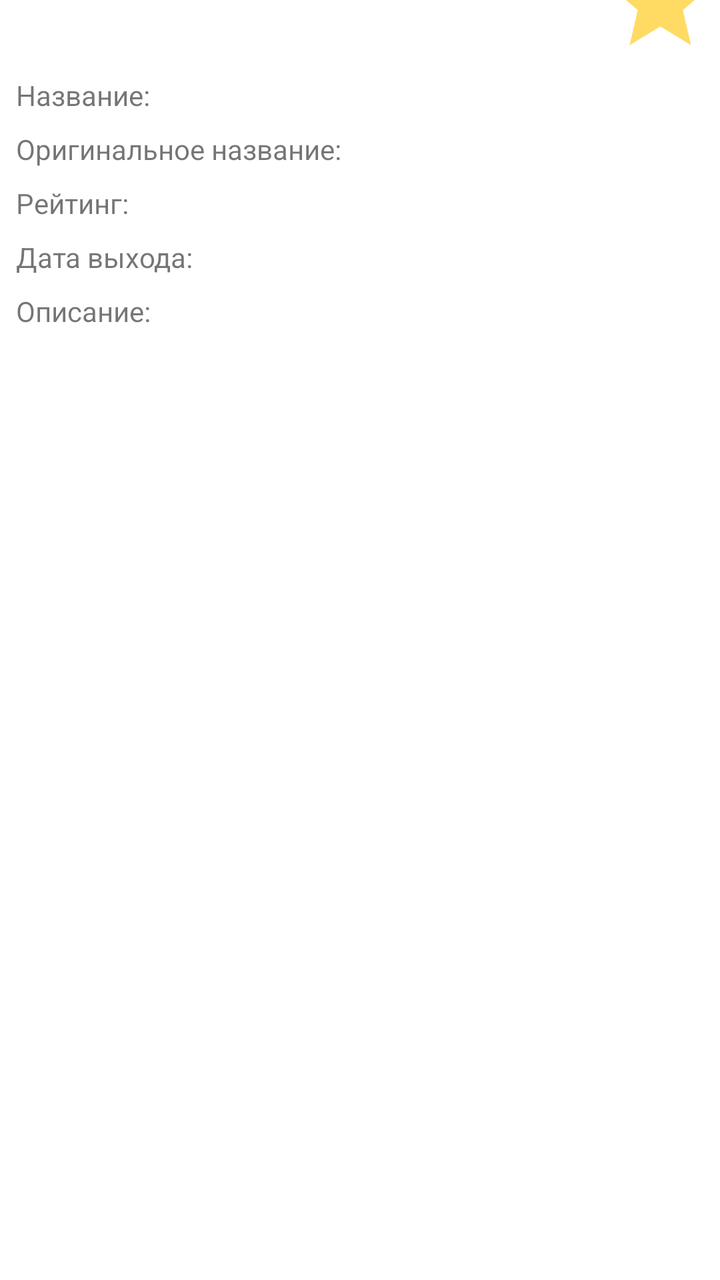
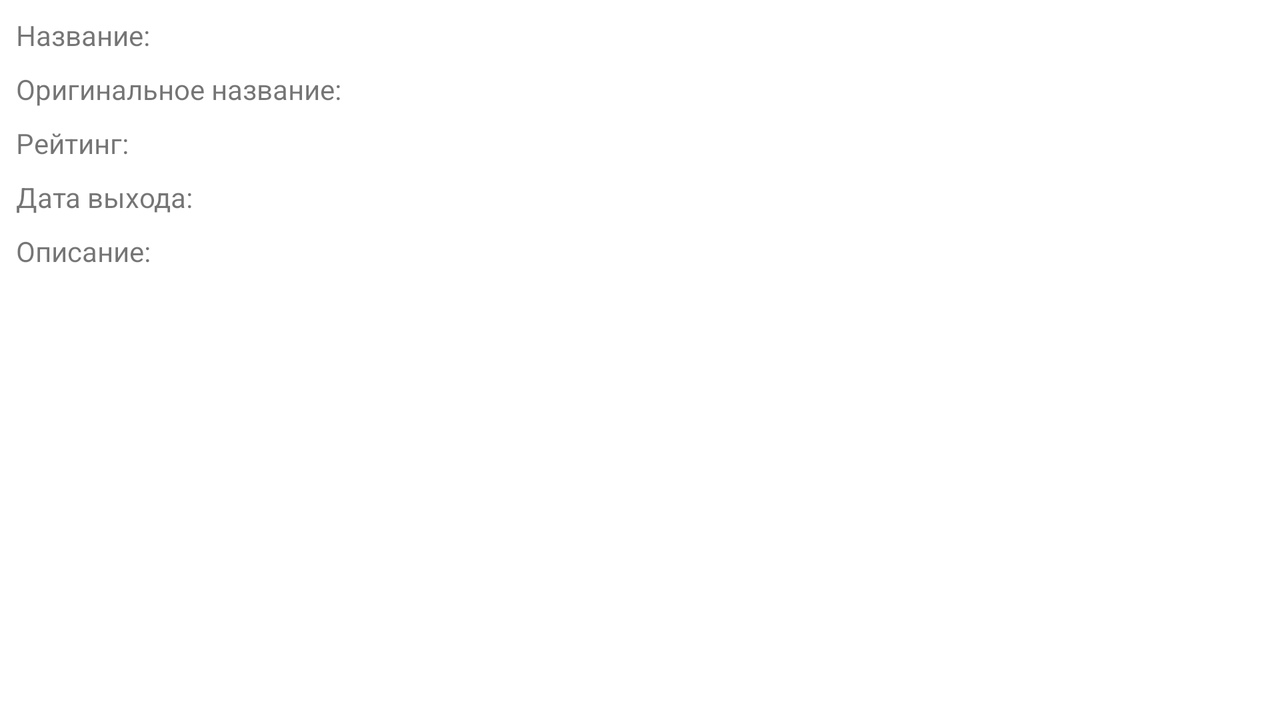

The same Android screen from two of the app's own layout files: first res/layout/ as a phone draws it, then the repository's variant for another configuration, drawn on a device whose configuration selects that folder. Both files follow.
<!-- AndroidManifest.xml: application theme Theme.MyMovies -->
<!-- res/layout/activity_detail.xml -->
<?xml version="1.0" encoding="utf-8"?>
<ScrollView xmlns:android="http://schemas.android.com/apk/res/android"
    xmlns:app="http://schemas.android.com/apk/res-auto"
    xmlns:tools="http://schemas.android.com/tools"
    android:layout_width="match_parent"
    android:layout_height="match_parent"
    android:id="@+id/scrollViewInfo"
    tools:context=".DetailActivity">

    <androidx.constraintlayout.widget.ConstraintLayout
        android:layout_width="match_parent"
        android:layout_height="wrap_content">

        <ImageView
            android:id="@+id/imageViewBigPoster"
            android:layout_width="0dp"
            android:layout_height="wrap_content"
            android:adjustViewBounds="true"
            android:contentDescription="@string/content_description_big_poster"
            app:layout_constraintEnd_toEndOf="parent"
            app:layout_constraintStart_toStartOf="parent"
            app:layout_constraintTop_toTopOf="parent"
            app:srcCompat="@drawable/ic_launcher_background" />

        <ImageView
            android:id="@+id/imageViewFavouriteOn"
            android:layout_width="wrap_content"
            android:layout_height="wrap_content"
            android:onClick="OnClickChangeFavourite"
            android:contentDescription="@string/add_to_favourites"
            app:layout_constraintBottom_toBottomOf="@+id/imageViewBigPoster"
            app:layout_constraintEnd_toEndOf="@+id/imageViewBigPoster"
            app:layout_constraintTop_toBottomOf="@+id/imageViewBigPoster"
            app:srcCompat="@drawable/ic_favourite_on_60" />

        <include
            android:id="@+id/moveInfo"
            android:layout_width="0dp"
            android:layout_height="wrap_content"
            app:layout_constraintStart_toStartOf="parent"
            app:layout_constraintEnd_toEndOf="parent"
            app:layout_constraintTop_toBottomOf="@id/imageViewFavouriteOn"
            layout="@layout/movie_info"/>


    </androidx.constraintlayout.widget.ConstraintLayout>
</ScrollView>
<!-- res/layout/movie_info.xml (included above) -->
<?xml version="1.0" encoding="utf-8"?>
<androidx.constraintlayout.widget.ConstraintLayout xmlns:android="http://schemas.android.com/apk/res/android"
    android:layout_width="match_parent"
    android:layout_height="match_parent"
    xmlns:app="http://schemas.android.com/apk/res-auto">

    <TextView
        android:id="@+id/textViewLabelTitle"
        android:layout_width="wrap_content"
        android:layout_height="wrap_content"
        android:text="@string/label_title"
        android:layout_margin="8dp"
        app:layout_constraintStart_toStartOf="parent"
        app:layout_constraintTop_toTopOf="parent" />

    <androidx.constraintlayout.widget.Guideline
        android:id="@+id/guidelineCenter"
        android:layout_width="wrap_content"
        android:layout_height="wrap_content"
        android:orientation="vertical"
        app:layout_constraintGuide_percent="0.5" />

    <TextView
        android:id="@+id/textViewTitle"
        android:layout_width="0dp"
        android:layout_height="wrap_content"
        android:layout_margin="8dp"
        app:layout_constraintEnd_toEndOf="parent"
        app:layout_constraintStart_toStartOf="@+id/guidelineCenter"
        app:layout_constraintTop_toTopOf="parent" />

    <TextView
        android:id="@+id/textViewLabelOriginalTitle"
        android:layout_width="wrap_content"
        android:layout_height="wrap_content"
        android:text="@string/original_title"
        android:layout_margin="8dp"
        app:layout_constraintStart_toStartOf="parent"
        app:layout_constraintTop_toBottomOf="@+id/textViewTitle" />

    <TextView
        android:id="@+id/textViewOriginalTitle"
        android:layout_width="0dp"
        android:layout_height="wrap_content"
        android:layout_margin="8dp"
        app:layout_constraintEnd_toEndOf="parent"
        app:layout_constraintStart_toStartOf="@+id/guidelineCenter"
        app:layout_constraintTop_toBottomOf="@+id/textViewTitle" />

    <TextView
        android:id="@+id/textViewLabelRating"
        android:layout_width="wrap_content"
        android:layout_height="wrap_content"
        android:text="@string/label_rating"
        android:layout_margin="8dp"
        app:layout_constraintStart_toStartOf="parent"
        app:layout_constraintTop_toBottomOf="@+id/textViewOriginalTitle" />

    <TextView
        android:id="@+id/textViewRating"
        android:layout_width="0dp"
        android:layout_height="wrap_content"
        android:layout_margin="8dp"
        app:layout_constraintEnd_toEndOf="parent"
        app:layout_constraintStart_toStartOf="@+id/guidelineCenter"
        app:layout_constraintTop_toBottomOf="@+id/textViewOriginalTitle" />

    <TextView
        android:id="@+id/textViewLabelReleaseDate"
        android:layout_width="wrap_content"
        android:layout_height="wrap_content"
        android:text="@string/label_release_date"
        android:layout_margin="8dp"
        app:layout_constraintStart_toStartOf="parent"
        app:layout_constraintTop_toBottomOf="@+id/textViewRating" />

    <TextView
        android:id="@+id/textViewReleaseDate"
        android:layout_width="0dp"
        android:layout_height="wrap_content"
        android:layout_margin="8dp"
        app:layout_constraintEnd_toEndOf="parent"
        app:layout_constraintStart_toStartOf="@+id/guidelineCenter"
        app:layout_constraintTop_toBottomOf="@+id/textViewRating" />

    <TextView
        android:id="@+id/textViewLabelDescription"
        android:layout_width="wrap_content"
        android:layout_height="wrap_content"
        android:text="@string/label_description"
        android:layout_margin="8dp"
        app:layout_constraintStart_toStartOf="parent"
        app:layout_constraintTop_toBottomOf="@+id/textViewReleaseDate" />

    <TextView
        android:id="@+id/textViewOverview"
        android:layout_width="wrap_content"
        android:layout_height="wrap_content"
        android:layout_margin="8dp"
        app:layout_constraintStart_toStartOf="parent"
        app:layout_constraintTop_toBottomOf="@+id/textViewLabelDescription" />

    <androidx.recyclerview.widget.RecyclerView
        android:id="@+id/recyclerViewTrailers"
        android:layout_width="0dp"
        android:layout_height="wrap_content"
        android:nestedScrollingEnabled="false"
        app:layout_constraintEnd_toEndOf="parent"
        app:layout_constraintStart_toStartOf="parent"
        app:layout_constraintTop_toBottomOf="@+id/textViewOverview" />

    <androidx.recyclerview.widget.RecyclerView
        android:id="@+id/recyclerViewReviews"
        android:layout_width="0dp"
        android:layout_height="wrap_content"
        android:nestedScrollingEnabled="false"
        app:layout_constraintBottom_toBottomOf="parent"
        app:layout_constraintEnd_toEndOf="parent"
        app:layout_constraintStart_toStartOf="parent"
        app:layout_constraintTop_toBottomOf="@+id/recyclerViewTrailers" />

</androidx.constraintlayout.widget.ConstraintLayout>
<!-- resources referenced by this layout -->
<resources>
  <!-- drawable ic_favourite_on_60 (drawable) -->
  <vector android:height="60dp" android:tint="#FFDB64"
      android:viewportHeight="24" android:viewportWidth="24"
      android:width="60dp" xmlns:android="http://schemas.android.com/apk/res/android">
      <path android:fillColor="@android:color/white" android:pathData="M12,17.27L18.18,21l-1.64,-7.03L22,9.24l-7.19,-0.61L12,2 9.19,8.63 2,9.24l5.46,4.73L5.82,21z"/>
  </vector>
  <string name="add_to_favourites">Добавление в избранное</string>
  <string name="content_description_big_poster">Постер к фильму</string>
  <string name="label_description">Описание:</string>
  <string name="label_rating">Рейтинг:</string>
  <string name="label_release_date">Дата выхода:</string>
  <string name="label_title">Название:</string>
  <string name="original_title">Оригинальное название:</string>
  <style name="Theme.MyMovies" parent="Theme.MaterialComponents.DayNight.DarkActionBar">
          
          <item name="colorPrimary">@color/black</item>
          <item name="colorPrimaryVariant">@color/purple_700</item>
          <item name="colorOnPrimary">@color/white</item>
          
          <item name="colorSecondary">@color/teal_200</item>
          <item name="colorSecondaryVariant">@color/teal_700</item>
          <item name="colorOnSecondary">@color/black</item>
          
          <item name="android:statusBarColor" tools:targetApi="l">?attr/colorPrimaryVariant</item>
          
      </style>
</resources>
<!-- res/layout-land/activity_detail.xml (the repository's variant of the layout above) -->
<!-- drawn on the phone turned sideways -->
<?xml version="1.0" encoding="utf-8"?>
<androidx.constraintlayout.widget.ConstraintLayout xmlns:android="http://schemas.android.com/apk/res/android"
    xmlns:app="http://schemas.android.com/apk/res-auto"
    xmlns:tools="http://schemas.android.com/tools"
    android:layout_width="match_parent"
    android:layout_height="match_parent"
    tools:context=".DetailActivity">

    <ImageView
        android:id="@+id/imageViewBigPoster"
        android:layout_width="wrap_content"
        android:layout_height="0dp"
        android:adjustViewBounds="true"
        android:contentDescription="@string/content_description_big_poster"
        app:layout_constraintStart_toStartOf="parent"
        app:layout_constraintTop_toTopOf="parent"
        app:layout_constraintBottom_toBottomOf="parent"
        app:srcCompat="@drawable/ic_launcher_background" />

    <ImageView
        android:id="@+id/imageViewFavouriteOn"
        android:layout_width="40dp"
        android:layout_height="40dp"
        android:layout_marginEnd="16dp"
        android:layout_marginTop="16dp"
        android:onClick="OnClickChangeFavourite"
        android:contentDescription="@string/add_to_favourites"
        app:layout_constraintEnd_toEndOf="@+id/imageViewBigPoster"
        app:layout_constraintTop_toBottomOf="@+id/imageViewBigPoster"
        app:srcCompat="@drawable/ic_favourite_on_60" />

    <ScrollView
        android:id="@+id/scrollViewInfo"
        android:layout_width="0dp"
        android:layout_height="0dp"
        app:layout_constraintStart_toEndOf="@id/imageViewBigPoster"
        app:layout_constraintTop_toTopOf="parent"
        app:layout_constraintEnd_toEndOf="parent"
        app:layout_constraintBottom_toBottomOf="parent">

        <include
            android:id="@+id/moveInfo"
            layout="@layout/movie_info"
            android:layout_width="match_parent"
            android:layout_height="wrap_content" />

    </ScrollView>



</androidx.constraintlayout.widget.ConstraintLayout>
